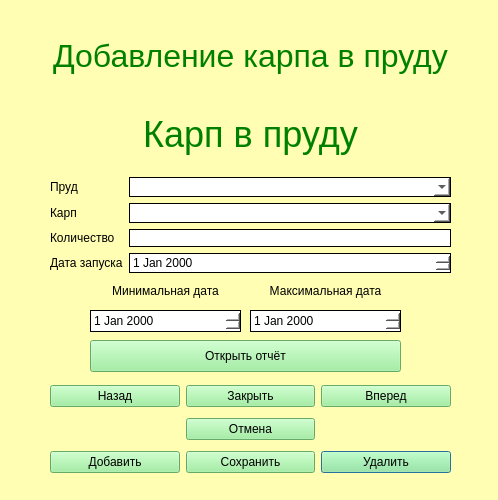
<?xml version="1.0" encoding="UTF-8"?>
<ui version="4.0">
 <class>CarpInPondForm</class>
 <widget class="QDialog" name="CarpInPondForm">
  <property name="geometry">
   <rect>
    <x>0</x>
    <y>0</y>
    <width>498</width>
    <height>500</height>
   </rect>
  </property>
  <property name="windowTitle">
   <string>Dialog</string>
  </property>
  <property name="styleSheet">
   <string notr="true">background-color:rgb(255, 254, 178);
</string>
  </property>
  <widget class="QWidget" name="layoutWidget_2">
   <property name="geometry">
    <rect>
     <x>50</x>
     <y>20</y>
     <width>401</width>
     <height>253</height>
    </rect>
   </property>
   <layout class="QGridLayout" name="gridLayout">
    <item row="2" column="0">
     <widget class="QLabel" name="lbPond">
      <property name="text">
       <string>Пруд</string>
      </property>
     </widget>
    </item>
    <item row="2" column="1">
     <widget class="QComboBox" name="comboBoxPond">
      <property name="styleSheet">
       <string notr="true">background-color:white; border: 1px solid black; border-radius: 0px; padding: 1px;</string>
      </property>
     </widget>
    </item>
    <item row="1" column="0" colspan="2">
     <widget class="QLabel" name="label_3">
      <property name="styleSheet">
       <string notr="true">color:green;
font-size: 36px</string>
      </property>
      <property name="text">
       <string>&lt;html&gt;&lt;head/&gt;&lt;body&gt;&lt;p align=&quot;center&quot;&gt;Карп в пруду&lt;/p&gt;&lt;/body&gt;&lt;/html&gt;</string>
      </property>
     </widget>
    </item>
    <item row="3" column="1">
     <widget class="QComboBox" name="comboBoxCarp">
      <property name="styleSheet">
       <string notr="true">background-color:white; border: 1px solid black; border-radius: 0px; padding: 1px;</string>
      </property>
     </widget>
    </item>
    <item row="4" column="0">
     <widget class="QLabel" name="lbQuantity">
      <property name="text">
       <string>Количество</string>
      </property>
     </widget>
    </item>
    <item row="5" column="0">
     <widget class="QLabel" name="lbGroup">
      <property name="text">
       <string>Дата запуска</string>
      </property>
     </widget>
    </item>
    <item row="0" column="0" colspan="2">
     <widget class="QLabel" name="label_4">
      <property name="styleSheet">
       <string notr="true">color:green;
font-size: 36px</string>
      </property>
      <property name="text">
       <string>&lt;html&gt;&lt;head/&gt;&lt;body&gt;&lt;p align=&quot;center&quot;&gt;&lt;span style=&quot; font-size:24pt;&quot;&gt;Добавление карпа в пруду&lt;/span&gt;&lt;/p&gt;&lt;/body&gt;&lt;/html&gt;</string>
      </property>
     </widget>
    </item>
    <item row="3" column="0">
     <widget class="QLabel" name="lbCarp">
      <property name="text">
       <string>Карп</string>
      </property>
     </widget>
    </item>
    <item row="4" column="1">
     <widget class="QLineEdit" name="leQuantity">
      <property name="styleSheet">
       <string notr="true">border: 1px solid black; background-color:white;
</string>
      </property>
     </widget>
    </item>
    <item row="5" column="1">
     <widget class="QDateEdit" name="dateEdit">
      <property name="styleSheet">
       <string notr="true">background-color:white; border: 1px solid black; border-radius: 0px; padding: 1px;</string>
      </property>
     </widget>
    </item>
   </layout>
  </widget>
  <widget class="QWidget" name="layoutWidget">
   <property name="geometry">
    <rect>
     <x>50</x>
     <y>380</y>
     <width>401</width>
     <height>100</height>
    </rect>
   </property>
   <layout class="QGridLayout" name="gridLayout_2">
    <item row="2" column="2">
     <widget class="QPushButton" name="delete_2">
      <property name="styleSheet">
       <string notr="true">color: black;
background-color: lightgreen</string>
      </property>
      <property name="text">
       <string>Удалить</string>
      </property>
     </widget>
    </item>
    <item row="2" column="1">
     <widget class="QPushButton" name="save">
      <property name="styleSheet">
       <string notr="true">color: black;
background-color: lightgreen</string>
      </property>
      <property name="text">
       <string>Сохранить</string>
      </property>
     </widget>
    </item>
    <item row="2" column="0">
     <widget class="QPushButton" name="add">
      <property name="styleSheet">
       <string notr="true">color: black;
background-color: lightgreen</string>
      </property>
      <property name="text">
       <string>Добавить</string>
      </property>
     </widget>
    </item>
    <item row="0" column="0">
     <widget class="QPushButton" name="previous">
      <property name="styleSheet">
       <string notr="true">color: black;
background-color: lightgreen</string>
      </property>
      <property name="text">
       <string>Назад</string>
      </property>
     </widget>
    </item>
    <item row="0" column="1">
     <widget class="QPushButton" name="logout">
      <property name="styleSheet">
       <string notr="true">color: black;
background-color: lightgreen</string>
      </property>
      <property name="text">
       <string>Закрыть</string>
      </property>
     </widget>
    </item>
    <item row="0" column="2">
     <widget class="QPushButton" name="next">
      <property name="styleSheet">
       <string notr="true">color: black;
background-color: lightgreen</string>
      </property>
      <property name="text">
       <string>Вперед</string>
      </property>
     </widget>
    </item>
    <item row="1" column="1">
     <widget class="QPushButton" name="cancel">
      <property name="styleSheet">
       <string notr="true">color: black;
background-color: lightgreen</string>
      </property>
      <property name="text">
       <string>Отмена</string>
      </property>
     </widget>
    </item>
   </layout>
  </widget>
  <widget class="QDateEdit" name="dateEditMin">
   <property name="geometry">
    <rect>
     <x>90</x>
     <y>310</y>
     <width>151</width>
     <height>22</height>
    </rect>
   </property>
   <property name="styleSheet">
    <string notr="true">background-color:white; border: 1px solid black; border-radius: 0px; padding: 1px;</string>
   </property>
  </widget>
  <widget class="QLabel" name="lbMinDate">
   <property name="geometry">
    <rect>
     <x>90</x>
     <y>280</y>
     <width>151</width>
     <height>22</height>
    </rect>
   </property>
   <property name="text">
    <string>&lt;html&gt;&lt;head/&gt;&lt;body&gt;&lt;p align=&quot;center&quot;&gt;Минимальная дата&lt;/p&gt;&lt;/body&gt;&lt;/html&gt;</string>
   </property>
  </widget>
  <widget class="QDateEdit" name="dateEditMax">
   <property name="geometry">
    <rect>
     <x>250</x>
     <y>310</y>
     <width>151</width>
     <height>22</height>
    </rect>
   </property>
   <property name="styleSheet">
    <string notr="true">background-color:white; border: 1px solid black; border-radius: 0px; padding: 1px;</string>
   </property>
  </widget>
  <widget class="QLabel" name="lbMaxDate">
   <property name="geometry">
    <rect>
     <x>250</x>
     <y>280</y>
     <width>151</width>
     <height>22</height>
    </rect>
   </property>
   <property name="text">
    <string>&lt;html&gt;&lt;head/&gt;&lt;body&gt;&lt;p align=&quot;center&quot;&gt;Максимальная дата&lt;/p&gt;&lt;/body&gt;&lt;/html&gt;</string>
   </property>
  </widget>
  <widget class="QPushButton" name="carpsforuser">
   <property name="geometry">
    <rect>
     <x>90</x>
     <y>340</y>
     <width>311</width>
     <height>32</height>
    </rect>
   </property>
   <property name="styleSheet">
    <string notr="true">color: black;
background-color: lightgreen</string>
   </property>
   <property name="text">
    <string>Открыть отчёт</string>
   </property>
  </widget>
 </widget>
 <resources/>
 <connections/>
</ui>
